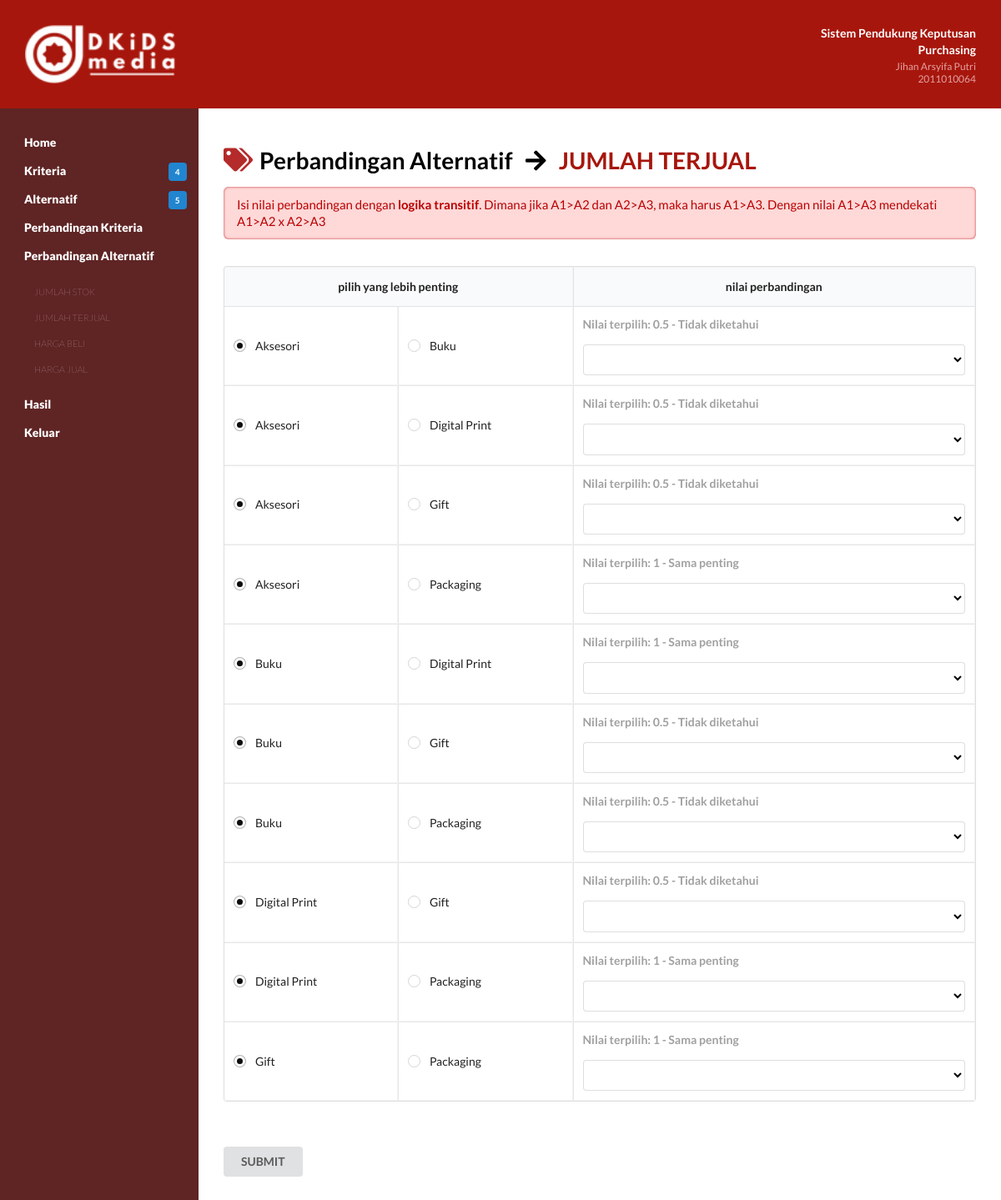
Screenshot of /php/bobot.php?c=2 with the database file from the repository.
### tables this page shows
CREATE TABLE `perbandingan_alternatif` (
  `id` int(11) NOT NULL,
  `alternatif1` int(11) NOT NULL,
  `alternatif2` int(11) NOT NULL,
  `pembanding` int(11) NOT NULL,
  `nilai` float NOT NULL
);

### php/config.php (called while the page is built, shortened)
<?php
	$database = 'db_dkids';
?>

### php/fungsi.php (the view, shortened to what this page needs)
<?php
function getKriteriaID($no_urut)
{
    include('config.php');
    $query = "SELECT id FROM kriteria ORDER BY id";
    $result = mysqli_query($koneksi, $query);
    $listID = [];
    while ($row = mysqli_fetch_array($result)) {
        $listID[] = $row['id'];
    }
    return $listID[$no_urut];
}
function getAlternatifID($no_urut)
{
    include('config.php');
    $query = "SELECT id FROM alternatif ORDER BY id";
    $result = mysqli_query($koneksi, $query);
    $listID = [];
    while ($row = mysqli_fetch_array($result)) {
        $listID[] = $row['id'];
    }
    return $listID[$no_urut];
}
function getKriteriaNama($no_urut)
{
    include('config.php');
    $query = "SELECT nama FROM kriteria ORDER BY id";
    $result = mysqli_query($koneksi, $query);
    $nama = [];
    while ($row = mysqli_fetch_array($result)) {
        $nama[] = $row['nama'];
    }
    return $nama[$no_urut];
}
function getJumlahAlternatif()
{
    include('config.php');
    $query = "SELECT count(*) FROM alternatif";
    $result = mysqli_query($koneksi, $query);
    $jmlData = mysqli_fetch_array($result)[0];
    return $jmlData;
}
function getJumlahKriteria()
{
    include('config.php');
    $query = "SELECT count(*) FROM kriteria";
    $result = mysqli_query($koneksi, $query);
    $jmlData = mysqli_fetch_array($result)[0];
    return $jmlData;
}
function getNilaiPerbandinganAlternatif($alternatif1, $alternatif2, $pembanding)
{
    include('config.php');
    $id_alternatif1 = getAlternatifID($alternatif1);
    $id_alternatif2 = getAlternatifID($alternatif2);
    $id_pembanding = getKriteriaID($pembanding);
    $query = "SELECT nilai FROM perbandingan_alternatif WHERE alternatif1 = $id_alternatif1 AND alternatif2 = $id_alternatif2 AND pembanding = $id_pembanding";
    $result = mysqli_query($koneksi, $query);
    if (mysqli_num_rows($result) == 0) {
        return 1;
    } else {
        while ($row = mysqli_fetch_array($result)) {
            return $row['nilai'];
        }
    }
}
function showTabelPerbandingan($jenis, $kriteria)
{
    include('config.php');
    if ($kriteria == 'kriteria') {
        $n = getJumlahKriteria();
    } else {
        $n = getJumlahAlternatif();
    }
    $query = "SELECT nama FROM $kriteria ORDER BY id";
    $result = mysqli_query($koneksi, $query);
    while ($row = mysqli_fetch_array($result)) {
        $pilihan[] = $row['nama'];
    }
    ?>
    <form class="ui form" action="proses.php" method="post">
        <table class="ui celled selectable collapsing table">
            <thead>
                <tr>
                    <th colspan="2">pilih yang lebih penting</th>
                    <th>nilai perbandingan</th>
                </tr>
            </thead>
            <tbody>
                <?php
                $urut = 0;
                for ($x = 0; $x <= ($n - 2); $x++) {
                    for ($y = ($x + 1); $y <= ($n - 1); $y++) {
                        $urut++;
                        ?>
                        <tr>
                            <td>
                                <div class="field">
                                    <div class="ui radio checkbox">
                                        <label><?php echo $pilihan[$x]; ?></label>
                                    </div>
                                </div>
                            </td>
                            <td>
                                <div class="field">
                                    <div class="ui radio checkbox">
                                        <label><?php echo $pilihan[$y]; ?></label>
                                    </div>
                                </div>
                            </td>
                            <td>
                                <div class="field">
                                    <?php
                                    if ($kriteria == 'kriteria') {
                                        $nilai = getNilaiPerbandinganKriteria($x, $y);
                                    } else {
                                        $nilai = getNilaiPerbandinganAlternatif($x, $y, ($jenis - 1));
                                    }
                                    ?>
                                    <?php
                                    if ($kriteria == 'kriteria') {
                                        $nilai = getNilaiPerbandinganKriteria($x, $y);
                                    } else {
                                        $nilai = getNilaiPerbandinganAlternatif($x, $y, ($jenis - 1));
                                    }
                                    ?>
                                    <?php
                                    $keterangan = [
                                        1 => "Sama penting",
                                        2 => "Mendekati sedikit lebih penting",
                                        3 => "Sedikit lebih penting",
                                        4 => "Mendekati lebih penting",
                                        5 => "Lebih penting",
                                        6 => "Mendekati sangat penting",
                                        7 => "Sangat penting",
                                        8 => "Mendekati mutlak penting",
                                        9 => "Mutlak sangat penting"
                                    ];
                                    $teks = isset($keterangan[$nilai]) ? $keterangan[$nilai] : "Tidak diketahui";
                                    ?>
                                    <p style="color:rgb(160, 160, 160); font-weight: bold;">
                                        Nilai terpilih: <?= $nilai . " - " . $teks ?>
                                    </p>
                                    <select name="bobot<?php echo $urut ?>" required>
                                        <option value="<?php echo $nilai ?>" selected></option>
                                        <option value="1">1 - Sama penting</option>
                                    </select>
                                </div>
                            </td>
                        </tr>
                        <?php
                    }
                }
                ?>
            </tbody>
        </table>
        <br><br><input class="ui submit button" type="submit" name="submit" value="SUBMIT">
    </form>
    <?php
}
?>

### css/style.css (style rules this page uses)
html { display: -webkit-box; display: -ms-flexbox; display: flex; -webkit-box-orient: vertical; -webkit-box-direction: normal; -ms-flex-direction: column; flex-direction: column; }
body { display: -webkit-box; display: -ms-flexbox; display: flex; -webkit-box-orient: vertical; -webkit-box-direction: normal; -ms-flex-direction: column; flex-direction: column; min-height: 100vh; }
body { margin: 0; background: #fff; }
.content table { border-collapse: collapse; }
.content th, .content td { border: 1px solid #f3f3f3; }
#b table { width: 100%; }
#b th { text-align: center; }

### rows the page displays
perbandingan_alternatif: x "Aksesori", y "Buku", nilai "0.5", nilai "Tidak diketahui"
perbandingan_alternatif: x "Aksesori", y "Digital Print", nilai "0.5", nilai "Tidak diketahui"
perbandingan_alternatif: x "Aksesori", y "Gift", nilai "0.5", nilai "Tidak diketahui"
perbandingan_alternatif: x "Aksesori", y "Packaging", nilai "1", nilai "Sama penting"
perbandingan_alternatif: x "Buku", y "Digital Print", nilai "1", nilai "Sama penting"
perbandingan_alternatif: x "Buku", y "Gift", nilai "0.5", nilai "Tidak diketahui"
perbandingan_alternatif: x "Buku", y "Packaging", nilai "0.5", nilai "Tidak diketahui"
perbandingan_alternatif: x "Digital Print", y "Gift", nilai "0.5", nilai "Tidak diketahui"
perbandingan_alternatif: x "Digital Print", y "Packaging", nilai "1", nilai "Sama penting"
perbandingan_alternatif: x "Gift", y "Packaging", nilai "1", nilai "Sama penting"

### other values shown
getJumlahKriteria() "4"
getJumlahAlternatif() "5"
getKriteriaNama($i) "JUMLAH STOK"
getKriteriaNama($i) "JUMLAH TERJUAL"
getKriteriaNama($i) "HARGA BELI"
getKriteriaNama($i) "HARGA JUAL"
getKriteriaNama($jenis - 1) "JUMLAH TERJUAL"
